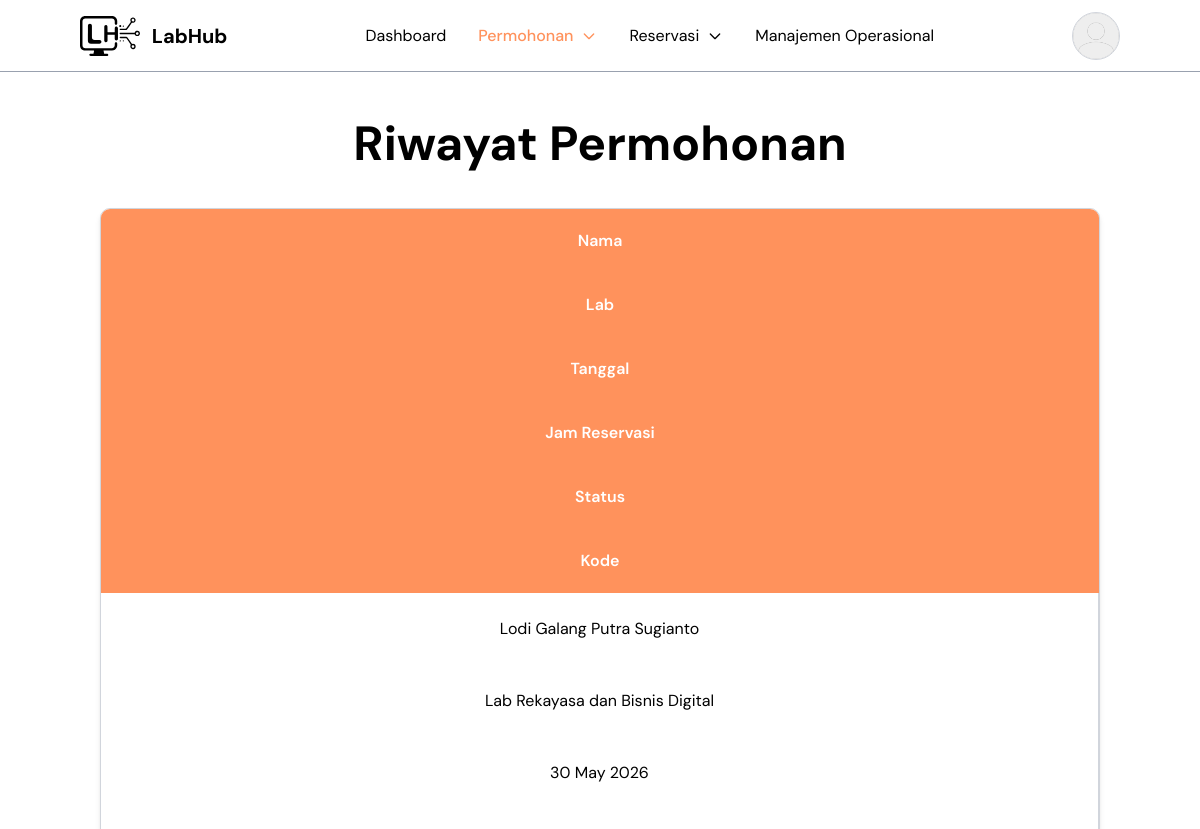
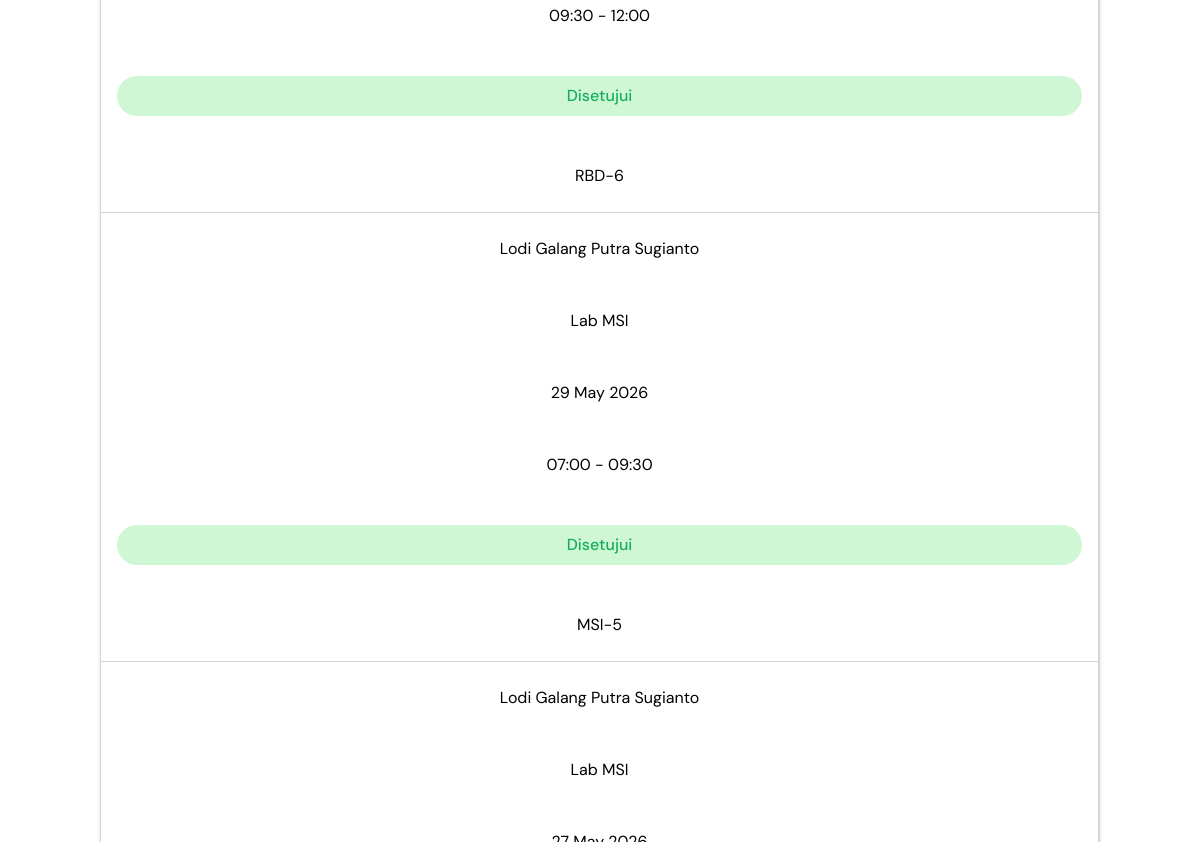
Before: /admin/index.php?page=riwayat_permohonan (signed in, upper part) with the older database file (2 pictures, top to bottom).
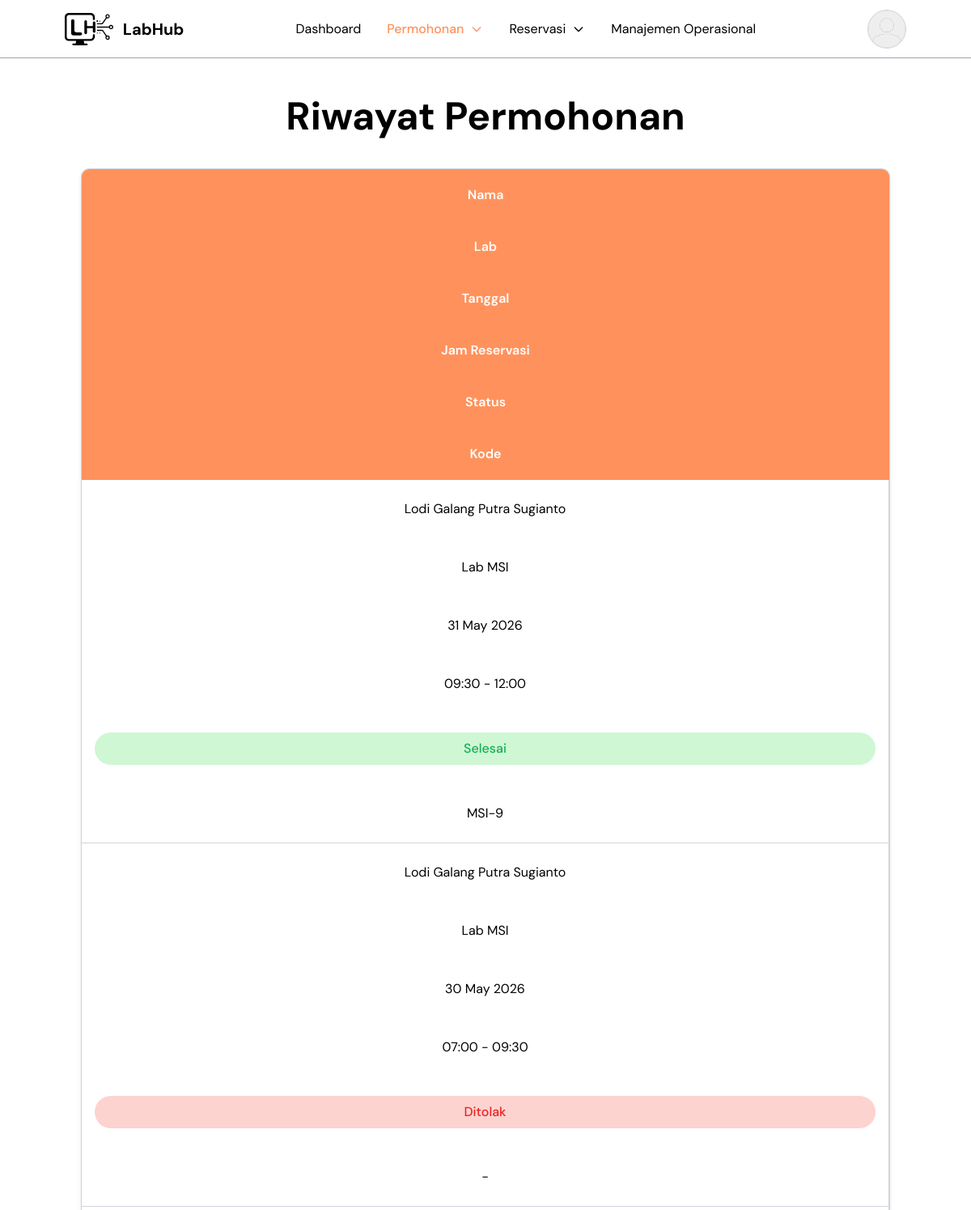
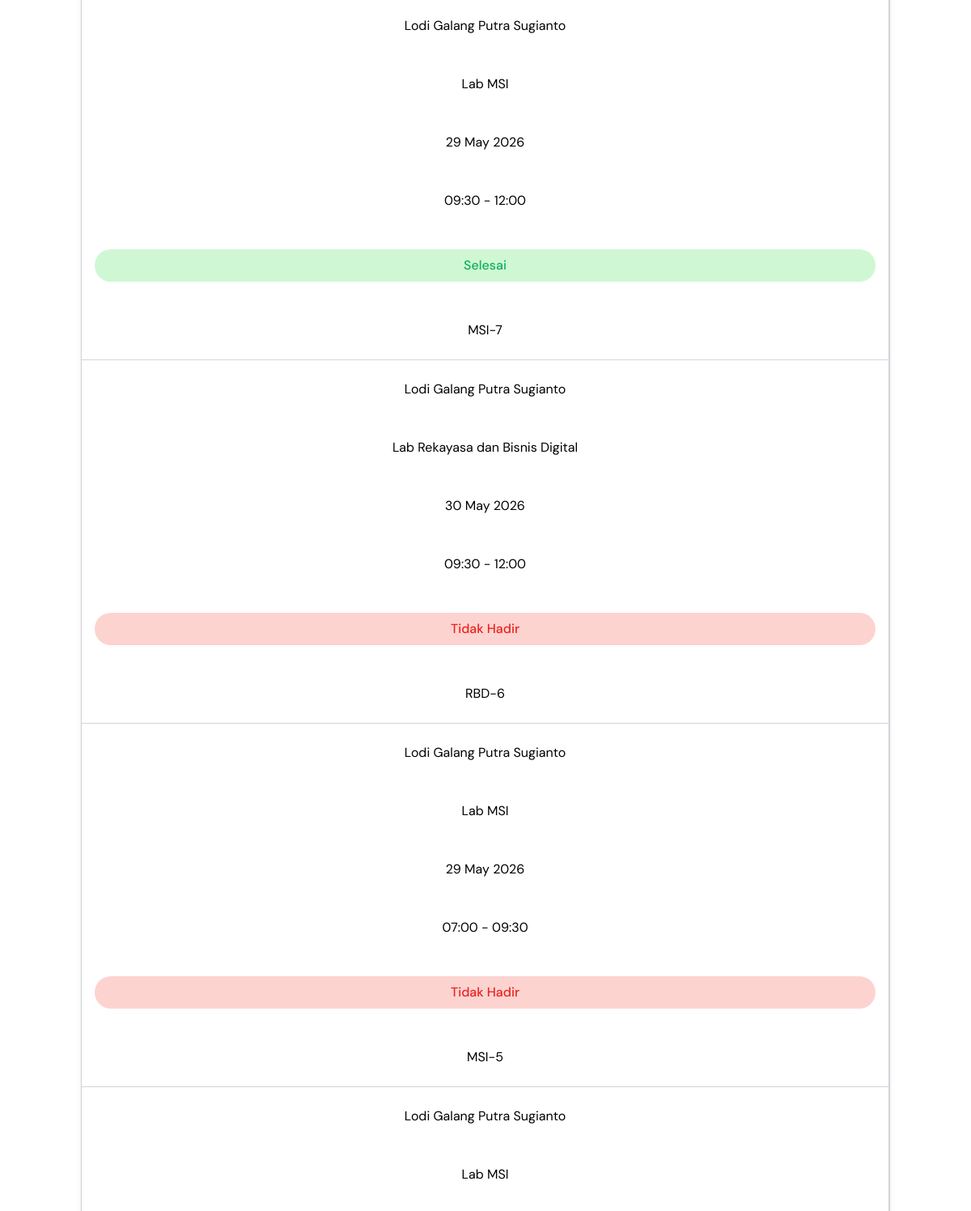
After: the same page with the newer database file (2 pictures, top to bottom).
### tables this page shows
CREATE TABLE `reservasi` (
  `id` int NOT NULL,
  `user_id` int NOT NULL,
  `jadwal_id` int NOT NULL,
  `kode_reservasi` varchar(100) DEFAULT NULL,
  `dosen_penanggung_jawab` varchar(100) NOT NULL,
  `kontak` varchar(30) NOT NULL,
  `keperluan` text NOT NULL,
  `berkas` varchar(255) DEFAULT NULL,
  `status` enum('Pending','Disetujui','Ditolak','Dibatalkan','Belum Ambil Kunci','Sedang Berlangsung','Selesai','Tidak Hadir') DEFAULT 'Pending',
  `created_at` timestamp NULL DEFAULT CURRENT_TIMESTAMP,
  `alasan_pembatalan` text
);

CREATE TABLE `users` (
  `id` int NOT NULL,
  `nama` varchar(100) NOT NULL,
  `email` varchar(100) NOT NULL,
  `password` varchar(255) NOT NULL,
  `foto_profile` varchar(255) DEFAULT NULL,
  `role` enum('user','admin') NOT NULL DEFAULT 'user',
  `status` enum('mahasiswa','dosen') NOT NULL,
  `npm` varchar(20) DEFAULT NULL,
  `program_studi_id` int DEFAULT NULL,
  `created_at` timestamp NULL DEFAULT CURRENT_TIMESTAMP,
  `reset_otp` varchar(10) DEFAULT NULL,
  `reset_otp_expired` datetime DEFAULT NULL,
  `reset_token` varchar(255) DEFAULT NULL
);

CREATE TABLE `labs` (
  `id` int NOT NULL,
  `nama_lab` varchar(100) NOT NULL,
  `kode_lab` varchar(10) NOT NULL,
  `kategori` varchar(100) DEFAULT NULL,
  `lokasi` varchar(100) DEFAULT NULL,
  `luas` int DEFAULT NULL,
  `kapasitas` int DEFAULT '0',
  `fasilitas` text,
  `deskripsi` text,
  `gambar` varchar(255) DEFAULT NULL,
  `jam_buka` time NOT NULL,
  `jam_tutup` time NOT NULL,
  `status` enum('Tersedia','Perbaikan','Non-aktif') DEFAULT 'Tersedia',
  `created_at` timestamp NULL DEFAULT CURRENT_TIMESTAMP,
  `slug` varchar(255) DEFAULT NULL
);

CREATE TABLE `jadwal` (
  `id` int NOT NULL,
  `lab_id` int NOT NULL,
  `tanggal` date NOT NULL,
  `sesi` varchar(50) NOT NULL,
  `jam_mulai` time NOT NULL,
  `jam_selesai` time NOT NULL,
  `created_at` timestamp NULL DEFAULT CURRENT_TIMESTAMP
);

### admin/pages/riwayat_permohonan.php (the view, shortened to what the changed rows need)
<?php
include __DIR__ . '/../../config/config.php';
$limit = 10;
$pageNumber =
    isset($_GET['p'])
    ? (int) $_GET['p']
    : 1;
$offset =
    ($pageNumber - 1) * $limit;
$stmt =
    mysqli_prepare(
        $conn,
        "SELECT
            reservasi.id,
            reservasi.status,
            reservasi.kode_reservasi,
            users.nama,
            labs.nama_lab,
            jadwal.tanggal,
            jadwal.jam_mulai,
            jadwal.jam_selesai
        FROM reservasi
        JOIN users
        ON reservasi.user_id = users.id
        JOIN jadwal
        ON reservasi.jadwal_id = jadwal.id
        JOIN labs
        ON jadwal.lab_id = labs.id
        WHERE NOT reservasi.status = 'Pending'
        ORDER BY reservasi.id DESC
        LIMIT ? OFFSET ?"
    );
mysqli_stmt_bind_param(
    $stmt,
    "ii",
    $limit,
    $offset
);
mysqli_stmt_execute(
    $stmt
);
$result =
    mysqli_stmt_get_result(
        $stmt
    );
?>
<section class="mt-20 px-4 sm:px-6 lg:px-25 min-h-screen py-10">
    <div class="flex flex-col gap-10">
        <div class="
            flex
            flex-col
            items-center
            text-center
            gap-3
        ">
            <h1 class="
                text-3xl
                sm:text-4xl
                md:text-5xl
                xl:text-6xl
                font-bold
            ">
                Riwayat Permohonan
            </h1>
        </div>
        <div class="
            border
        border-gray-300
            rounded-[10px]
            overflow-hidden
            bg-white
            md:shadow-md
            w-full
        ">
            <div class="hidden md:block">
                <div class="divide-y divide-gray-300">
                    <?php if (
                        mysqli_num_rows($result)
                        > 0
                    ): ?>
                        <?php while (
                            $item =
                            mysqli_fetch_assoc(
                                $result
                            )
                        ): ?>
                            <?php
                            $statusClass =
                                'bg-[#FDD3D0] text-[#EC221F]';
                            if (
                                $item['status']
                                == 'Sedang Berlangsung' || $item['status'] == 'Belum Ambil Kunci'
                            ) {
                                $statusClass =
                                    'bg-[#FFF1C2] text-[#BF6A02]';
                            } elseif (
                                $item['status']
                                == 'Disetujui' || $item['status'] == 'Selesai'
                            ) {
                                $statusClass =
                                    'bg-[#CFF7D3] text-[#14AE5C]';
                            }
                            ?>
                            <div class="
                                grid
                                grid-cols-6
                                items-stretch
                            ">
                                <div class="
                                    py-6
                                    px-4
                                    border-r
                                    border-gray-300
                                    flex
                                    items-center
                                    justify-center
                                    text-center
                                ">
                                    <?= htmlspecialchars(
                                        $item['nama']
                                    ) ?>
                                </div>
                                <div class="
                                    py-6
                                    px-4
                                    border-r
                                    border-gray-300
                                    flex
                                    items-center
                                    justify-center
                                    text-center
                                ">
                                    <?= htmlspecialchars(
                                        $item['nama_lab']
                                    ) ?>
                                </div>
                                <div class="
                                    py-6
                                    px-4
                                    border-r
                                    border-gray-300
                                    flex
                                    items-center
                                    justify-center
                                    text-center
                                    whitespace-nowrap
                                ">
                                    <?= date(
                                        'd F Y',
                                        strtotime(
                                            $item['tanggal']
                                        )
                                    ) ?>
                                </div>
                                <div class="
                                    py-6
                                    px-4
                                    border-r
                                    border-gray-300
                                    flex
                                    items-center
                                    justify-center
                                    text-center
                                    whitespace-nowrap
                                ">
                                    <?= substr(
                                        $item['jam_mulai'],
                                        0,
                                        5
                                    ) ?>
                                    -
                                    <?= substr(
                                        $item['jam_selesai'],
                                        0,
                                        5
                                    ) ?>
                                </div>
                                <div class="
                                    py-6
                                    px-4
                                    border-r
                                    border-gray-300
                                    flex
                                    justify-center
                                    items-center
                                ">
                                    <div class="
                                        flex
                                        justify-center
                                        items-center
                                        w-full
                                    ">
                                        <span class="
                                            px-4
                                            py-2
                                            rounded-full
                                            font-medium
                                            text-center
                                            w-full
                                            <?= $statusClass ?>
                                        ">
                                            <?php if ($item['status'] == 'Sedang Berlangsung' || $item['status'] == 'Belum Ambil Kunci'): ?>
                                                Sedang Berlangsung
                                            <?php elseif ($item['status'] == 'Disetujui' || $item['status'] == 'Selesai'): ?>
                                                <?= $item['status'] ?>
                                            <?php else: ?>             <?= $item['status'] ?>
                                            <?php endif; ?>
                                        </span>
                                    </div>
                                </div>
                                <div class="
                                    py-6
                                    px-4
                                    border-r
                                    border-gray-300
                                    flex
                                    items-center
                                    justify-center
                                    text-center
                                ">
                                    <?php if ($item['status'] !== 'Ditolak'): ?>
                                        <?= htmlspecialchars(
                                            $item['kode_reservasi']
                                        ) ?>         <?php else: ?> -
                                    <?php endif; ?>
                                </div>
                            </div>
                        <?php endwhile; ?>
                    <?php endif; ?>
                </div>
            </div>
        </div>
    </div>
</section>

Changed rows visible on the page:
added reservasi: user.nama "Lodi Galang Putra Sugianto", labs.nama_lab "Lab MSI", jadwal.tanggal "31 May 2026", jadwal.jam_mulai "09:30", jadwal.jam_selesai "12:00", status "Selesai", kode_reservasi "MSI-9"
added reservasi: user.nama "Lodi Galang Putra Sugianto", labs.nama_lab "Lab MSI", jadwal.tanggal "30 May 2026", jadwal.jam_mulai "07:00", jadwal.jam_selesai "09:30", status "Ditolak"
now on this page (row edited): reservasi: user.nama "Lodi Galang Putra Sugianto", labs.nama_lab "Lab MSI", jadwal.tanggal "29 May 2026", jadwal.jam_mulai "09:30", jadwal.jam_selesai "12:00", status "Selesai", kode_reservasi "MSI-7"
changed reservasi "RBD-6": status "Disetujui" → "Tidak Hadir"
changed reservasi "MSI-5": status "Disetujui" → "Tidak Hadir"
